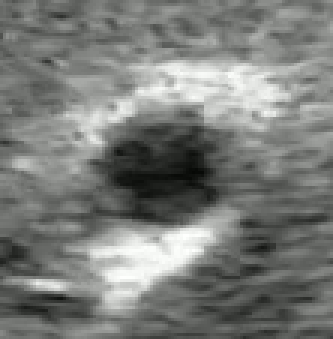
#> input picture part1.png, 111 x 113 px (shown 3 times larger)
$ python regionGrowth.py
#> lines starting #> are read from the running program, lines starting #| are printed output that depends on the picture; after the words box and inside, x2 and y2 are one past the last pixel; in counts of white or black regions, pixels touching at a corner belong together
#> in MAIN, image is the input picture: shape (113, 111, 3); mean B, G, R 121, 124, 122
import matplotlib.pyplot as plt
from scipy import signal
import numpy as np
import copy as cp
import random
import math
import cv2
import collections


#求两个点的差值
def getGrayDiff(image,currentPoint,tmpPoint):
    return abs(int(image[currentPoint[0],currentPoint[1]]) - int(image[tmpPoint[0],tmpPoint[1]]))

#区域生长算法
def regional_growth (gray,seeds,threshold=15) :
    #每次区域生长的时候的种子像素之间的八个邻接点
#> called with threshold = 5
    connects = [(-1, -1), (0, -1), (1, -1), (1, 0), (1, 1), \
                        (0, 1), (-1, 1), (-1, 0)]
    threshold = threshold #种子生长时候的相似性阈值，默认即灰度级不相差超过15以内的都算为相同
    height, weight = gray.shape
#> height = 113; weight = 111
    seedMark = np.zeros(gray.shape)
    seedList = []
    for seed in seeds:
        seedList.append(seed)   #将种子添加到种子的列表中
    label = 1	#标记点的flag
    while(len(seedList)>0):     #如果种子列表里还存在种子点
        currentPoint = seedList.pop(0)  #将最前面的那个种子抛出
        if currentPoint[0]>=height or currentPoint[1]>=weight:
            break

        seedMark[currentPoint[0],currentPoint[1]] = label   #将对应位置的点标志为1
        for i in range(8):  #对这个种子点周围的8个点一次进行相似性判断
            tmpX = currentPoint[0] + connects[i][0]
            tmpY = currentPoint[1] + connects[i][1]
            if tmpX < 0 or tmpY < 0 or tmpX >= height or tmpY >= weight:    #如果超出限定的阈值范围
                continue    #跳过并继续
            grayDiff = getGrayDiff(gray,currentPoint,(tmpX,tmpY))   #计算此点与种子像素点的灰度级之差
            if grayDiff < threshold and seedMark[tmpX,tmpY] == 0:
                seedMark[tmpX,tmpY] = label
                seedList.append((tmpX,tmpY))
#> this loop made 732 passes
#> currentPoint on passes 2 to 4: (51, 50), (52, 51), (52, 52)
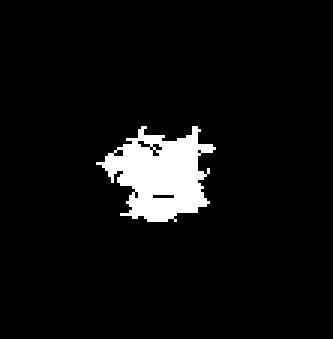
#> seedMark: shape (113, 111) float64 (shown 3 times larger); values 0 (black) and 1 (white), 5.8% white; 1 white region, box (x1, y1, x2, y2) and area: (32, 42, 72, 74) 732
#> after the loop, seedList = []
    return seedMark

def MAIN():
    image = cv2.imread('part1.png')
    cv2.imshow("color_image",image)
    gray = cv2.cvtColor(image,cv2.COLOR_BGR2GRAY)

    #cv2.imshow("gray_img",gray)

    seed_points = [(50,50)]  #输入选取的种子像素
    seed_grow_image = regional_growth(gray,seed_points,5)
    cv2.imshow('region_growth',seed_grow_image)
    cv2.waitKey(0)


if __name__ == "__main__":
    MAIN()
